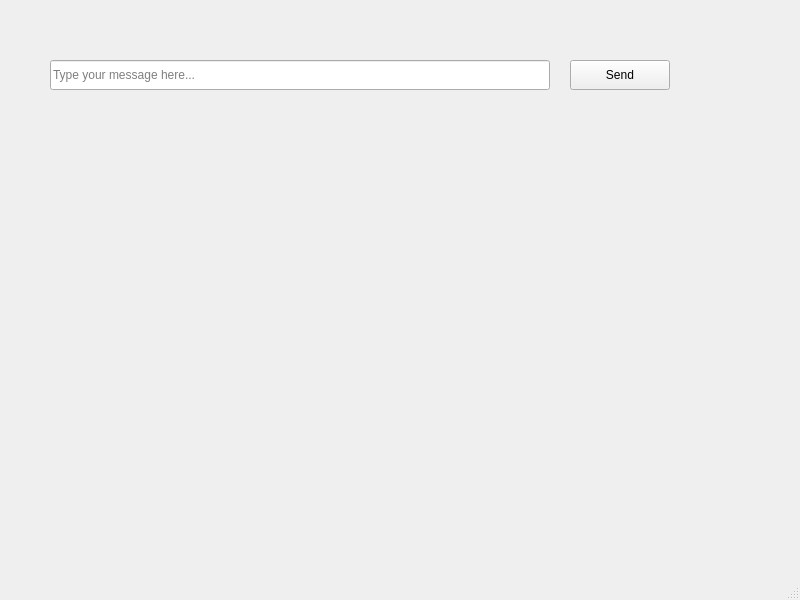
<?xml version="1.0" encoding="UTF-8"?>
<ui version="4.0">
 <class>client</class>
 <widget class="QMainWindow" name="client">
  <property name="geometry">
   <rect>
    <x>0</x>
    <y>0</y>
    <width>800</width>
    <height>600</height>
   </rect>
  </property>
  <property name="windowTitle">
   <string>client</string>
  </property>
  <widget class="QWidget" name="centralwidget">
   <widget class="QLineEdit" name="messagelineEdit">
    <property name="geometry">
     <rect>
      <x>50</x>
      <y>60</y>
      <width>500</width>
      <height>30</height>
     </rect>
    </property>
    <property name="placeholderText">
     <string>Type your message here...</string>
    </property>
   </widget>
   <widget class="QPushButton" name="sendButton">
    <property name="geometry">
     <rect>
      <x>570</x>
      <y>60</y>
      <width>100</width>
      <height>30</height>
     </rect>
    </property>
    <property name="text">
     <string>Send</string>
    </property>
   </widget>
  </widget>
  <widget class="QMenuBar" name="menubar">
   <property name="geometry">
    <rect>
     <x>0</x>
     <y>0</y>
     <width>800</width>
     <height>22</height>
    </rect>
   </property>
  </widget>
  <widget class="QStatusBar" name="statusbar"/>
 </widget>
 <resources/>
 <connections/>
</ui>
